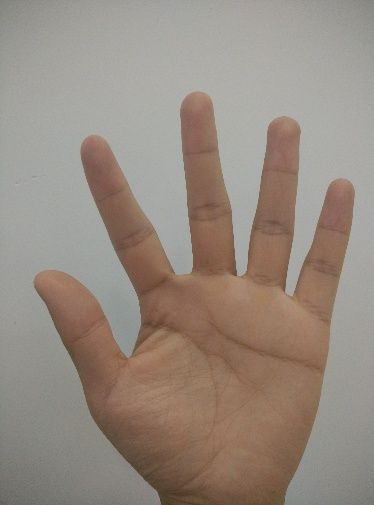
#> input picture picture/test5.jpg, 374 x 505 px
$ python picture12.py
#> lines starting #> are read from the running program, lines starting #| are printed output that depends on the picture; after the words box and inside, x2 and y2 are one past the last pixel; in counts of white or black regions, pixels touching at a corner belong together
import cv2
import numpy as np

img = cv2.imread('test5.jpg')
#> img is the input picture: shape (505, 374, 3); mean B, G, R 128.1, 138.3, 150.6

blurImg = cv2.GaussianBlur(img, (9, 9), 0)

cannyImg = cv2.Canny(blurImg, 50, 130)
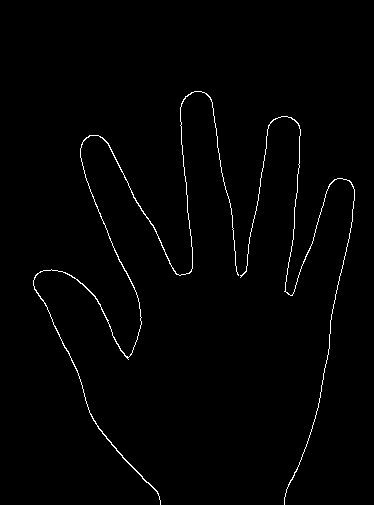
#> cannyImg: shape (505, 374); 1.2% white in thin lines or dots, all inside (x1, y1, x2, y2) = (33, 91, 355, 505)

cv2.namedWindow('canny')
cv2.namedWindow('blur')
cv2.imshow('canny', cannyImg)
cv2.imshow('blur', blurImg)

cv2.waitKey()
cv2.destroyAllWindows()

$ run again, with picture/test1.jpg copied over picture/test5.jpg
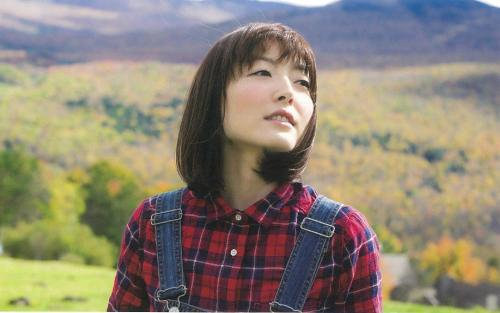
#> input picture picture/test1.jpg, 500 x 313 px
#> img is the input picture: shape (313, 500, 3); mean B, G, R 115.9, 131.7, 140.8
#> `blurImg = cv2.GaussianBlur(img, (9, 9), 0)`:
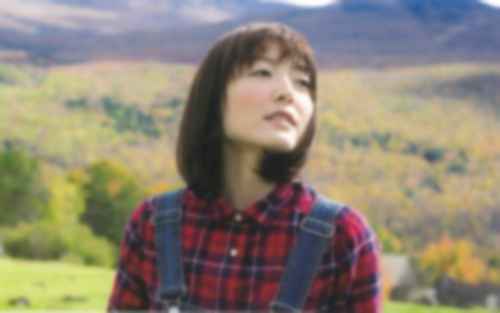
#> blurImg: shape (313, 500, 3); mean B, G, R 115.8, 131.6, 140.7
#> `cannyImg = cv2.Canny(blurImg, 50, 130)`:
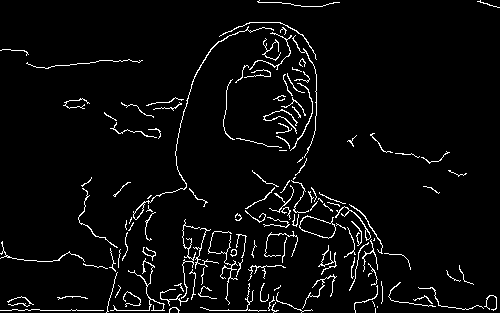
#> cannyImg: shape (313, 500); 4.2% white in thin lines or dots

$ run again, with picture/test2.jpg copied over picture/test5.jpg
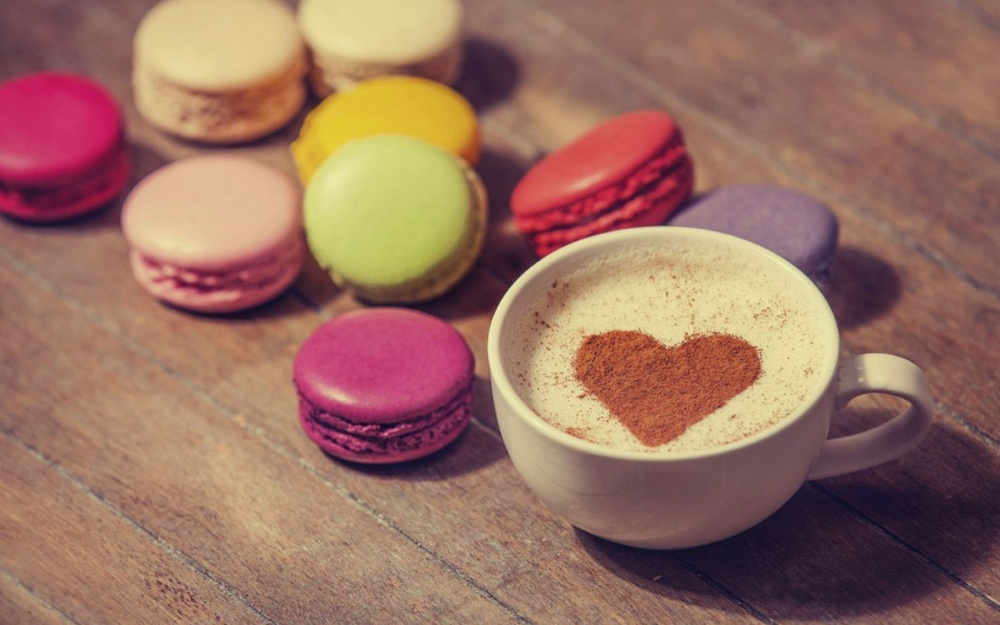
#> input picture picture/test2.jpg, 1000 x 625 px, shrunk from 1920 x 1200 before the run
#> img is the input picture: shape (625, 1000, 3); mean B, G, R 97.1, 111.9, 153.2
#> `cannyImg = cv2.Canny(blurImg, 50, 130)`:
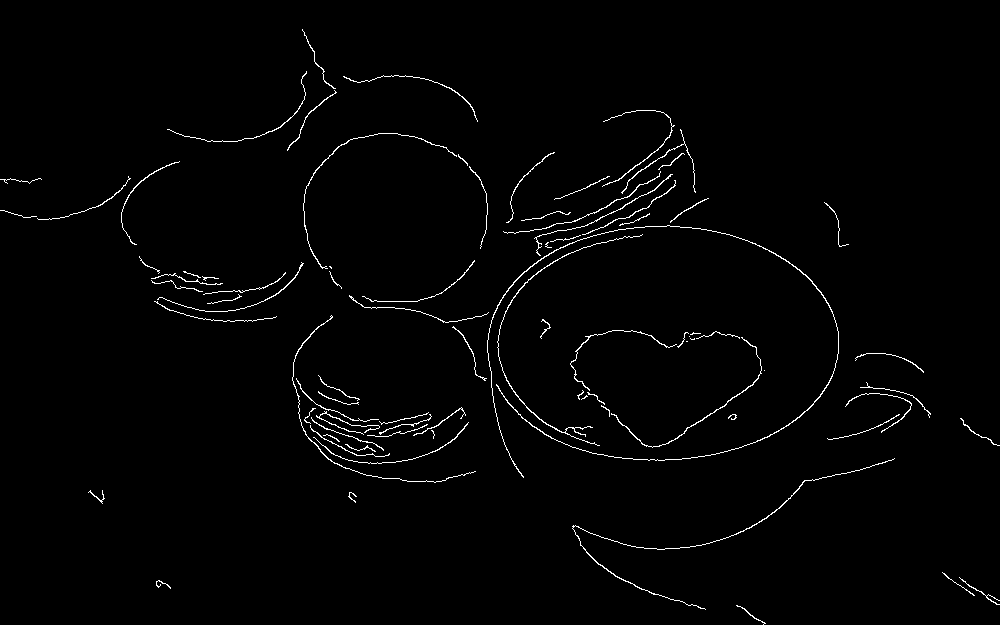
#> cannyImg: shape (625, 1000); 1.4% white in thin lines or dots

$ run again, with picture/test3.jpg copied over picture/test5.jpg
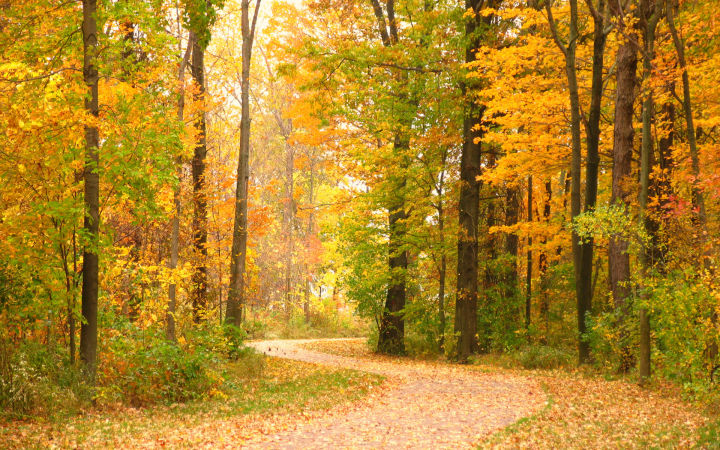
#> input picture picture/test3.jpg, 720 x 450 px
#> img is the input picture: shape (450, 720, 3); mean B, G, R 41.6, 132.4, 174.4
#> `blurImg = cv2.GaussianBlur(img, (9, 9), 0)`:
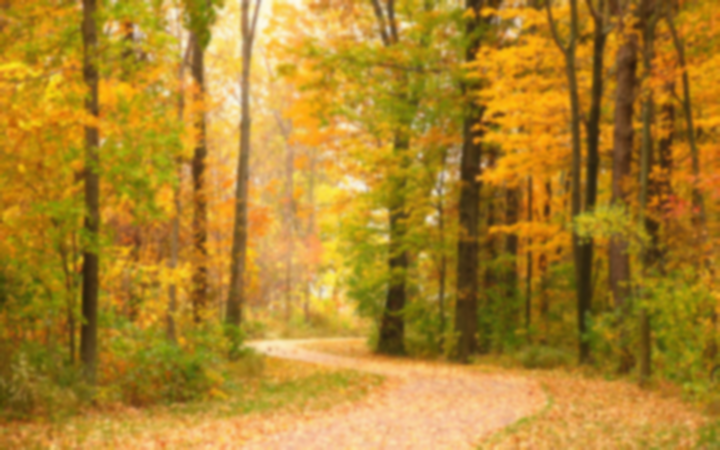
#> blurImg: shape (450, 720, 3); mean B, G, R 41.6, 132.4, 174.4
#> `cannyImg = cv2.Canny(blurImg, 50, 130)`:
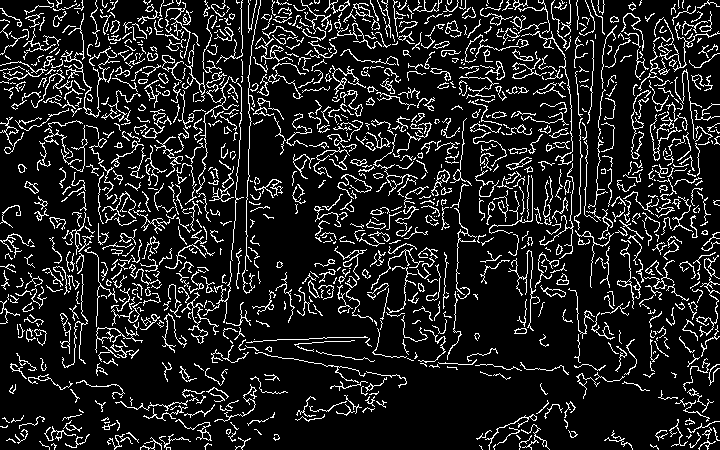
#> cannyImg: shape (450, 720); 12.9% white in thin lines or dots
